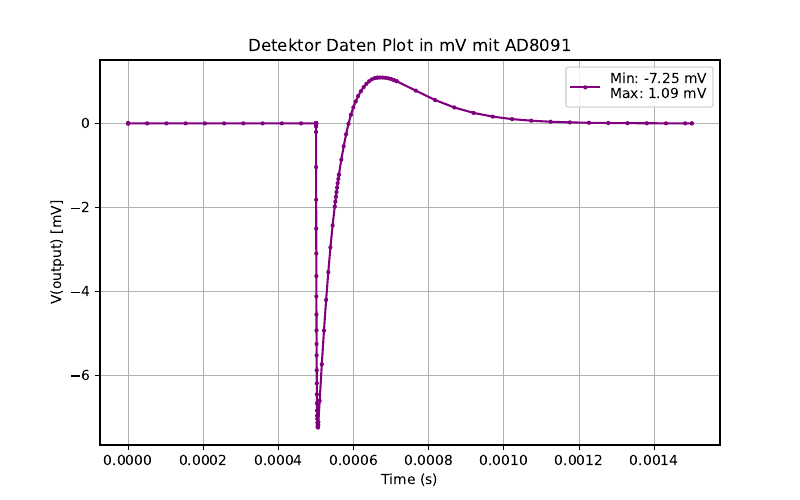

Generate this figure with Python:
import pandas as pd
import matplotlib.pyplot as plt

df = pd.read_csv("detector_test1.txt", sep="\t")  

df["V(output)"] *= 1000  

min_v = df["V(output)"].min()
max_v = df["V(output)"].max()
diff = max_v - min_v
print(f"Gesamt: {diff:.6f} mV")
print(f"Minimale Spannung: {min_v:.6f} mV")
print(f"Maximale Spannung: {max_v:.6f} mV")

plt.figure(figsize=(8, 5))
plt.plot(df["time"], df["V(output)"], marker='o', linestyle='-', markersize=2, color='purple', label=f"Min: {min_v:.2f} mV\nMax: {max_v:.2f} mV")
plt.xlabel("Time (s)")
plt.ylabel("V(output) [mV]") 

plt.title("Detektor Daten Plot in mV mit AD8091")
plt.grid(True)

plt.legend(loc="upper right")  # Legende in die obere rechte Ecke setzen
plt.savefig('AD8091.pdf')
plt.show()
